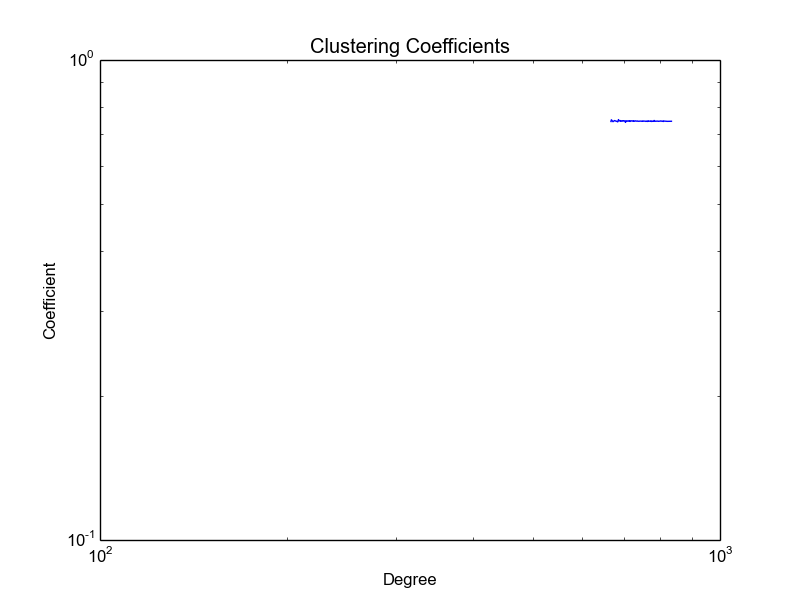

The script that saved this image:
import collections
import operator
import math
import matplotlib.pyplot as plt
import numpy as np
import snap

net = snap.LoadEdgeList(snap.PUNGraph, "fractal_edgelist.txt", 0, 1, " ")
print net.GetNodes()
DegToCCfV = snap.TFltPrV()
Cf = snap.GetClustCf(net, DegToCCfV, -1)
pairs = []
for pair in DegToCCfV:
    pairs.append((pair.GetVal1(), pair.GetVal2()))
degs = map(operator.itemgetter(0), pairs)
print pairs
coeffs = map(operator.itemgetter(1), pairs)

plt.loglog(degs, coeffs, 'b-')
plt.title("Clustering Coefficients")
plt.xlabel("Degree")
plt.ylabel("Coefficient")
plt.savefig("clustering_coeff")
